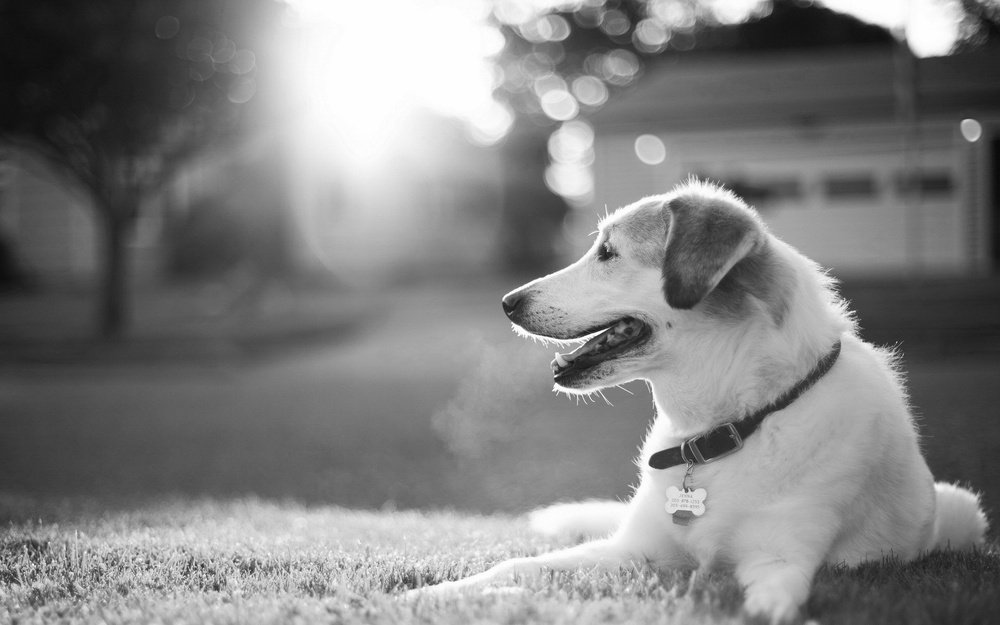
#> input picture 图像相关的基本概念，以及图像的基础操作/Images/Gray_Dog.jpg, 1000 x 625 px, shrunk from 1920 x 1200 before the run
$ python Cv2GrayToColor2.py
#> lines starting #> are read from the running program, lines starting #| are printed output that depends on the picture
"""
彩色图像和灰度图像的转换
    1)用预定义好的Colormap（色度图）来给图片上色
    2）伪彩色图像目前主要应用在对高度、压力、密度、湿度等描述上，彩色数据可视化。
"""

import numpy as np
import cv2


def main():
    img = cv2.imread('Images/Gray_Dog.jpg')
#> img is the input picture: shape (625, 1000, 3); min 9, max 255, mean 129.2

    # 设置窗口属性，并显示图片
    cv2.namedWindow("Dog", cv2.WINDOW_KEEPRATIO)
    cv2.imshow("Dog", img)

    # 色度图上色
    img_Color = cv2.applyColorMap(img, cv2.COLORMAP_JET)
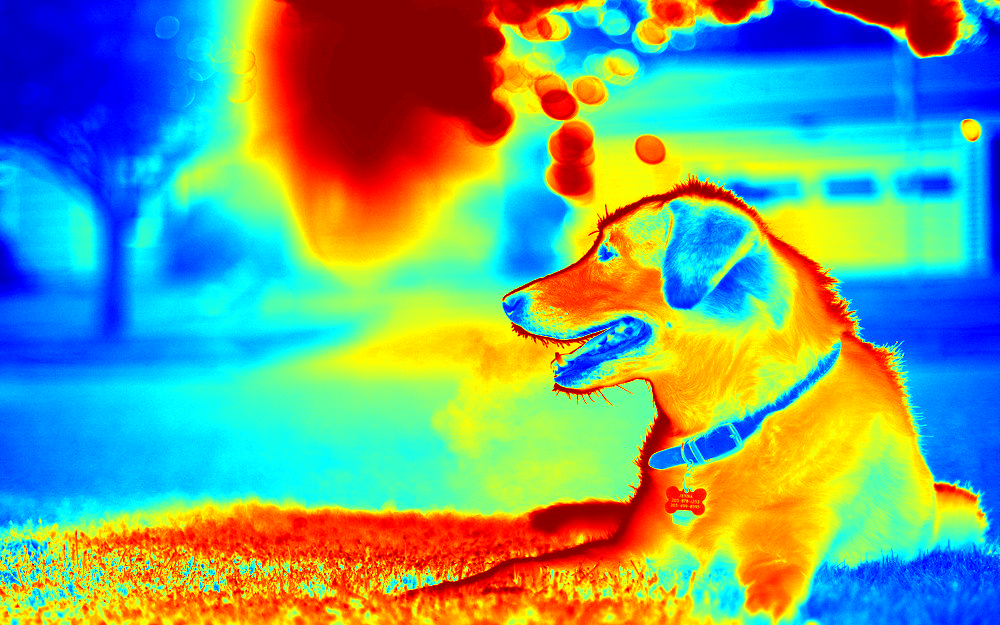
#> img_Color: shape (625, 1000, 3); mean B, G, R 130.1, 160.8, 116.5

    # 设置窗口属性，并显示图片
    cv2.namedWindow("img_Color", cv2.WINDOW_KEEPRATIO)
    cv2.imshow("img_Color", img_Color)

    cv2.waitKey(0)


if __name__ == '__main__':
    main()
